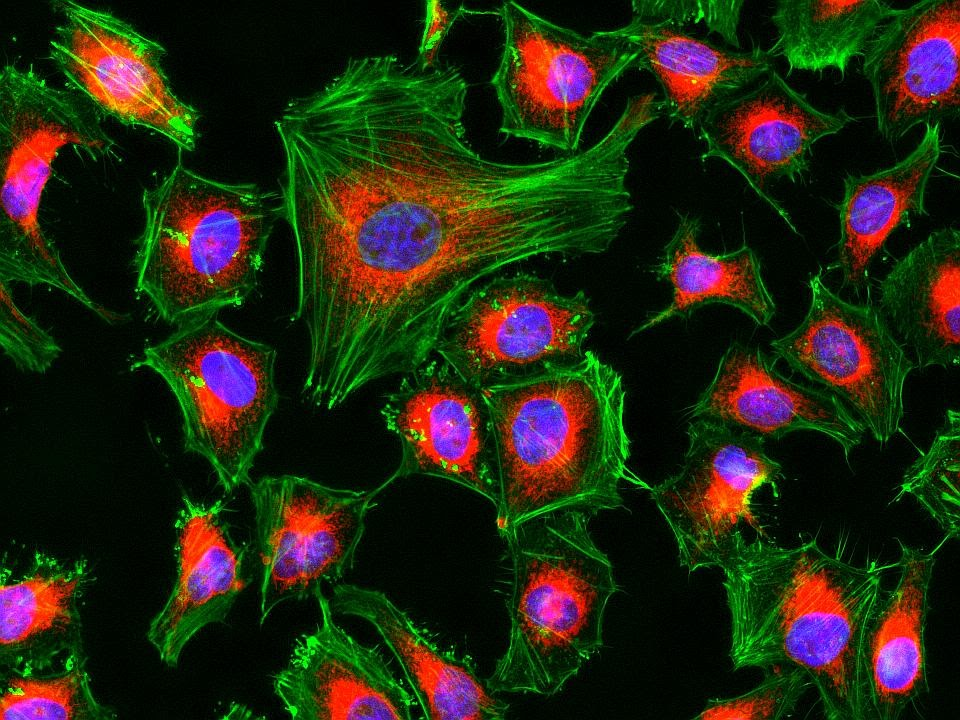
#> input picture pruebas/cell.jpeg, 960 x 720 px
$ python pruebaimg.py
#> lines starting #> are read from the running program, lines starting #| are printed output that depends on the picture; after the words box and inside, x2 and y2 are one past the last pixel; in counts of white or black regions, pixels touching at a corner belong together
#%%
import cv2
import numpy as np
import matplotlib.pyplot as plt
imgB = cv2.imread('cell.jpeg')
#> imgB is the input picture: shape (720, 960, 3); mean B, G, R 19.1, 39.8, 37.2
imgB[:,:,1]=0
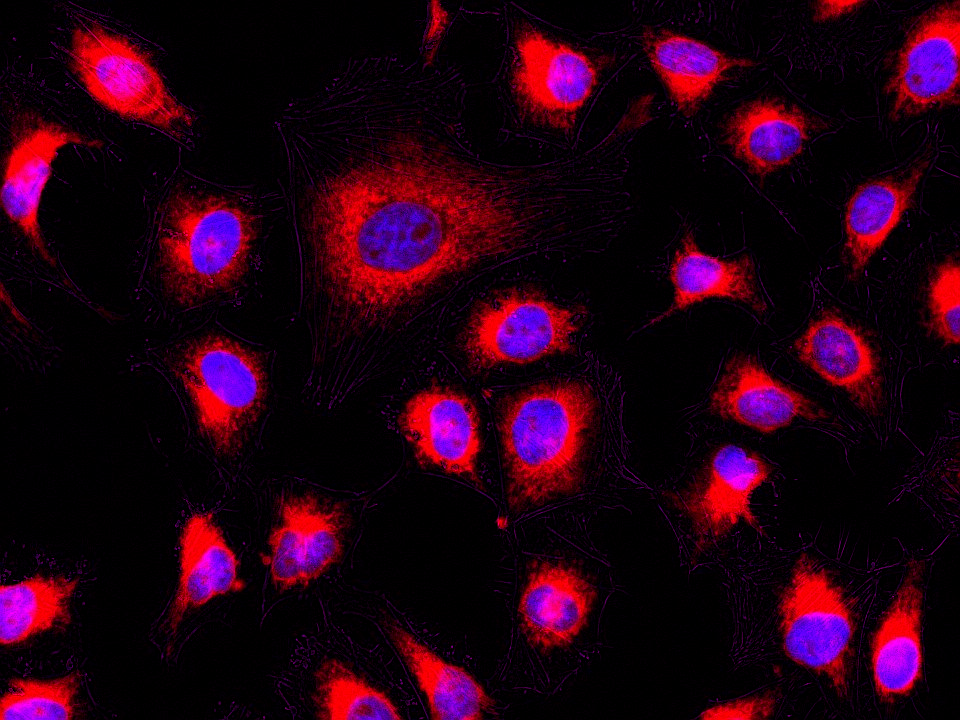
#> imgB: shape (720, 960, 3); mean B, G, R 19.1, 0, 37.2
imgB[:,:,2]=0
plt.imshow(imgB)
imgB = cv2.cvtColor(imgB, cv2.COLOR_BGR2GRAY)
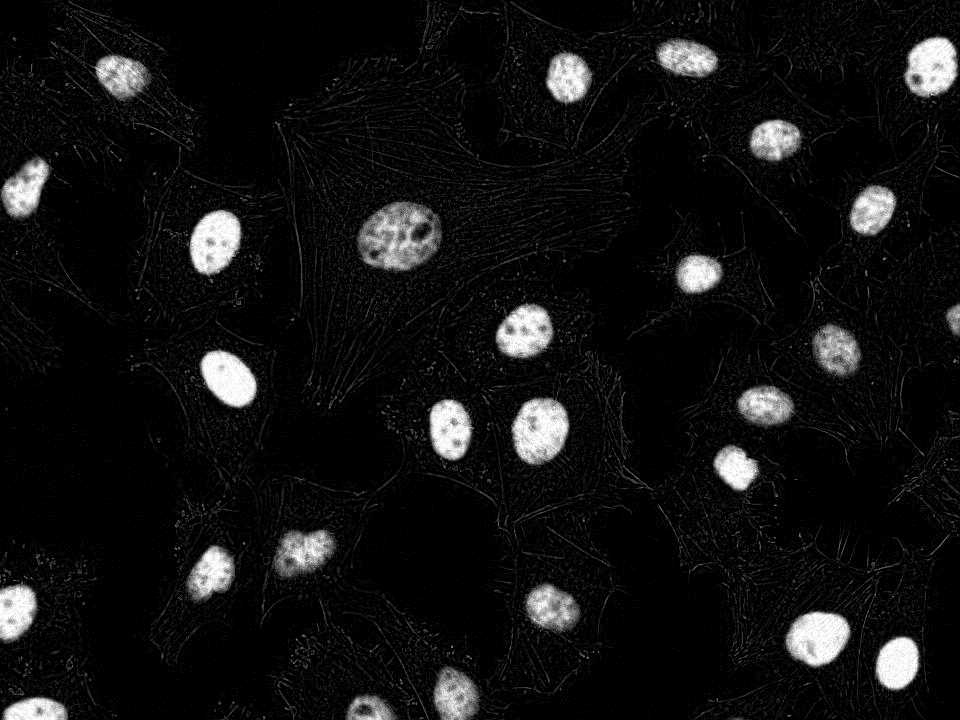
#> imgB: shape (720, 960); min 0, max 29, mean 2.1; drawn with min black and max white
print('img cargada')
#imgB=np.copy(img)


kernel = np.ones((3,3),np.uint8)
imgB = cv2.dilate(imgB,kernel,iterations = 2)
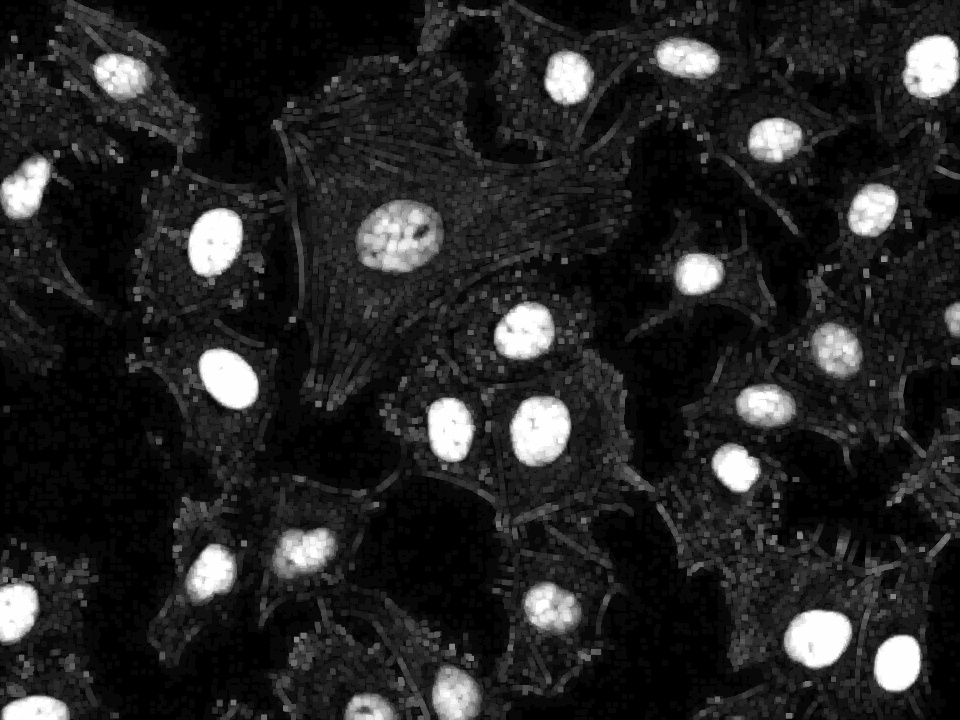
#> imgB: shape (720, 960); min 0, max 29, mean 4.3; drawn with min black and max white
imgB = cv2.erode(imgB,kernel,iterations = 2)
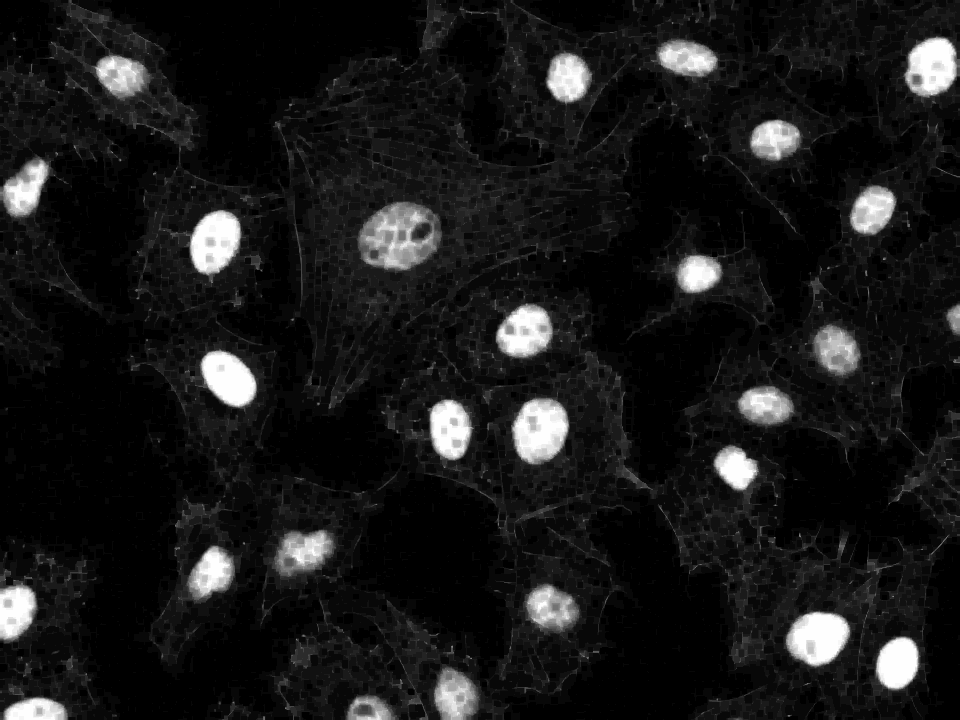
#> imgB: shape (720, 960); min 0, max 29, mean 2.9; drawn with min black and max white
blur = cv2.GaussianBlur(imgB,(5,5),0)
ret3,th3 = cv2.threshold(blur,0,255,cv2.THRESH_BINARY+cv2.THRESH_OTSU)
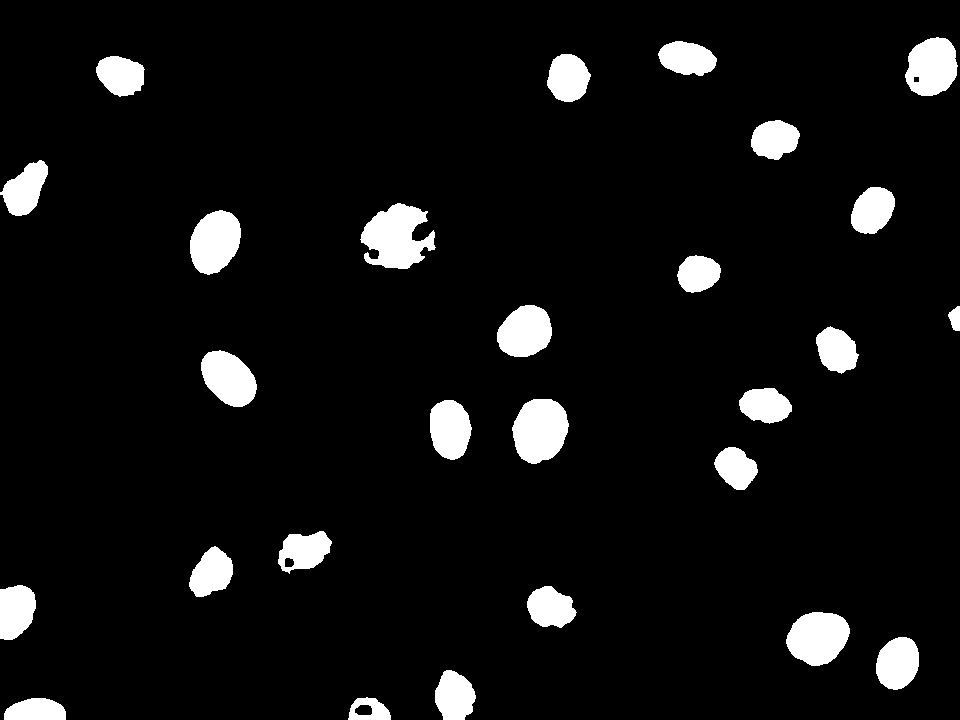
#> th3: shape (720, 960); 6.6% white; 27 white regions, largest, box (x1, y1, x2, y2) and area: (360, 203, 436, 269) 3214, (512, 399, 569, 464) 2826, (786, 612, 850, 666) 2586
#> ret3 = 12
elem,mask=cv2.connectedComponents(th3)
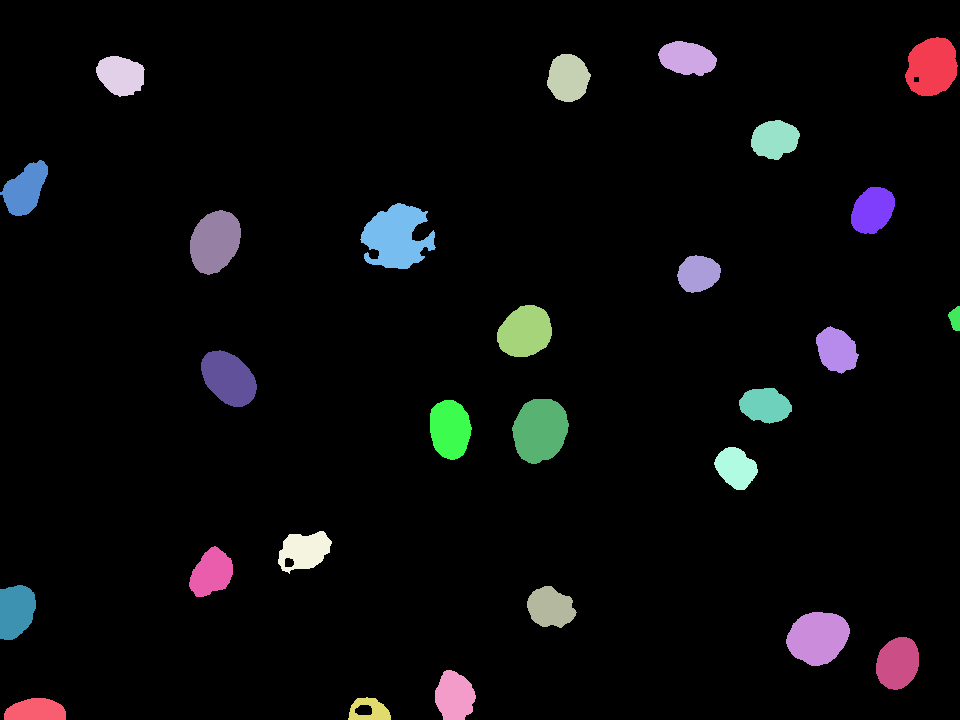
#> mask: shape (720, 960) int32; 28 distinct labels, from 0 to 27; one colour per label, 0 black
#> elem = 28
print(elem)
#| 28

plt.figure()
plt.plot()
#img2 en BGR
plt.imshow(mask,'gray')

# [85 lines of commented-out code are left out]
